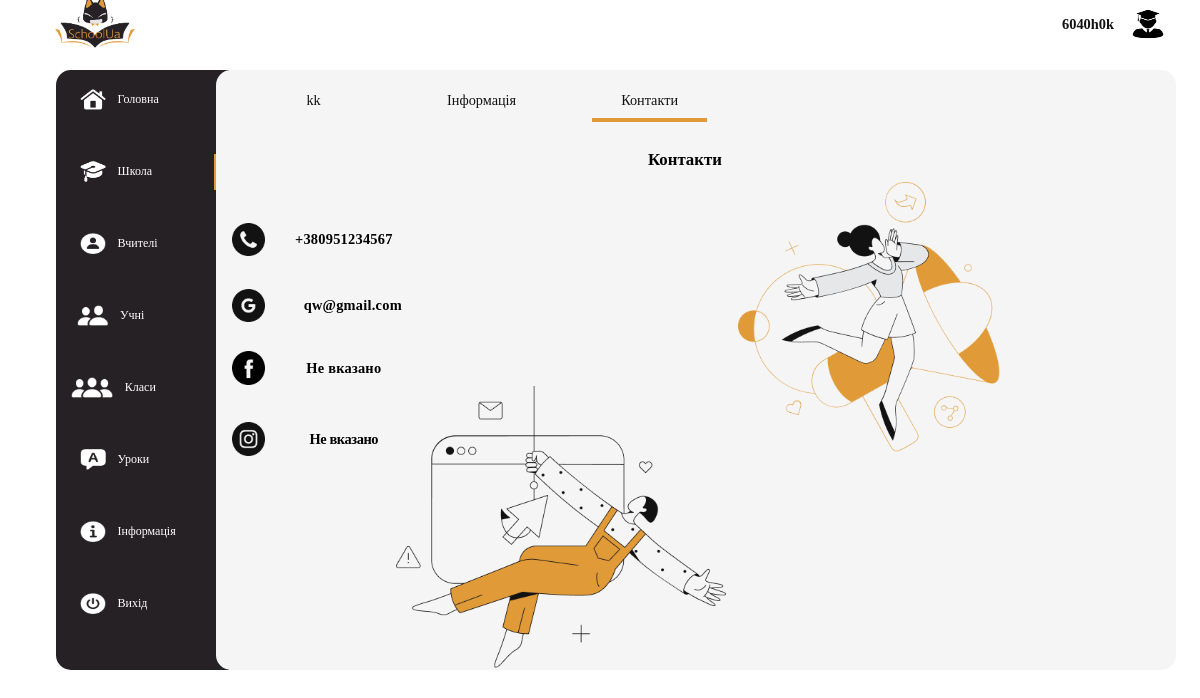
Page /school/17/contacts/ (signed in) on the committed database.
### MainApp/models.py (models this page shows)
class School(models.Model):
    title = models.CharField(max_length=255)
    number = models.IntegerField()
    town = models.CharField(max_length=255)
    clases = models.JSONField()
    lessons = models.JSONField()
    teachers = models.JSONField()
    class_form = models.JSONField()
    lesson_form = models.JSONField()
    password = models.CharField(max_length=255)
    login = models.CharField(max_length=255, default=' ')
    email = models.CharField(max_length=255, default=' ')
    adress = models.CharField(max_length=255, default='Не вказано')
    school_type = models.CharField(max_length=255, default='Не вказано')
    school_director = models.CharField(max_length=255, default='Не вказано')
    school_profil = models.CharField(max_length=255, default='Не вказано')
    school_site = models.CharField(max_length=255, default='none')
    school_phone = models.CharField(max_length=255, default='none')
    facebook = models.CharField(max_length=255, default='Не вказано')
    instagram = models.CharField(max_length=255, default='Не вказано')
    time_create = models.DateTimeField(auto_now_add = True)
    time_update = models.DateTimeField(auto_now= True)
    news_text1 = models.CharField(max_length=1000, default='На цьому місці ви можете дізнатися останні новини вашої школи')
    news_text2 = models.CharField(max_length=1000, default='А це на випадок якщо новин занадто багато')

### MainApp/views.py (the view, shortened to what this page needs)
# urls.py: path('school/<int:id>/contacts/', School_contacts.as_view(), name = "school_contacts"),
class School_contacts(TemplateView):
    template_name = "MainApp/school_contacts.html"
    def dispatch(self, request, id):
        tmp = buttons_menu(request, id)
        if tmp != None:
            return redirect(tmp)
        school = School.objects.get(pk = id)
        return render(request, self.template_name,
                context= {'school': school,
                            'select_menu':1, 'menu_school_select':3,'account':check_account(request,id)})

### MainApp/templates/MainApp/school_contacts.html (shortened to what this page needs)
{% extends 'MainApp/base.html' %}
{% load static %}
{% block content %}
    <main class="base_main">
        <form action="" method="POST">
            <img class = 'phone_school' src="{% static 'image/Phone_school.png' %}" alt="">
            <img class = 'google_school' src="{% static 'image/Google_school.png' %}" alt="">
            <img class = 'facebook_school' src="{% static 'image/Facebook_school.png' %}" alt="">
            <img class = 'instagram_school' src="{% static 'image/Instagram_school.png' %}" alt="">
            <img class = 'school_contacts_image1' src="{% static 'image/school_contacts_image1.png' %}" alt="">
            <img class = 'school_contacts_image2' src="{% static 'image/school_contacts_image2.png' %}" alt="">
            <ul class='menu_school_ul'>
                <li class='menu_school_li'>
                    {% if menu_school_select == 1 %}
                        <div class='menu_school_div menu_school_selected'>
                    {% else %}
                        <div class='menu_school_div'>
                    {% endif %}
                        <button class="menu_school_button" name = 'button_menu' value="1">{{school.title}}</button>
                    </div>
                </li>
                <li class='menu_school_li'>
                    {% if menu_school_select == 2 %}
                        <div class='menu_school_div menu_school_selected'>
                    {% else %}
                        <div class='menu_school_div'>
                    {% endif %}
                        <button class="menu_school_button" name = 'button_menu' value="2">Інформація</button>
                    </div>
                </li>
                <li class='menu_school_li'>
                    {% if menu_school_select == 3 %}
                        <div class='menu_school_div menu_school_selected'>
                    {% else %}
                        <div class='menu_school_div'>
                    {% endif %}
                        <button class="menu_school_button" name = 'button_menu' value="3">Контакти</button>
                    </div>
                </li>
                <li>
                    <p class="p_name_contacts_school">
                        Контакти
                    </p>
                </li>
                <li>
                    <p class="p_phone_school">
                        +38{{school.school_phone}}
                    </p>
                </li>
                <li>
                    <p class="p_email_school">
                        {{school.email}}
                    </p>
                </li>
                <li>
                    <p class="p_facebook_school">
                        {{school.facebook}}
                    </p>
                </li>
                <li>
                    <p class="p_instagram_school">
                        {{school.instagram}}
                    </p>
                </li>
            </ul>
        </form>
    </main>
{% endblock %}

### MainApp/templates/MainApp/base.html (shortened to what this page needs)
{% load static %}
<!DOCTYPE html>
<html lang="en">
<head>
    <link rel="stylesheet" href="{% static 'base.css' %}" type="text/css">
    <link rel="stylesheet" href="{% static 'schools.css' %}" type="text/css">
    <link rel="stylesheet" href="{% static 'home.css' %}" type="text/css">
    <link rel="stylesheet" href="{% static 'auth.css' %}" type="text/css">
    <link rel="stylesheet" href="{% static 'school.css' %}" type="text/css">
    <link rel="stylesheet" href="{% static 'class.css' %}" type="text/css">
    <link rel="stylesheet" href="{% static 'schadult.css' %}" type="text/css">
    <link rel="stylesheet" href="{% static 'about_us.css' %}" type="text/css">
    <link rel="stylesheet" href="{% static 'about_site.css' %}" type="text/css">
    <link rel="stylesheet" href="{% static 'contacts.css' %}" type="text/css">
    <link rel="stylesheet" href="{% static 'student.css' %}" type="text/css">
    <link rel="stylesheet" href="{% static 'teacher.css' %}" type="text/css">
    <link rel="stylesheet" href="{% static 'school_contacts.css' %}" type="text/css">
    <link rel="stylesheet" href="{% static 'school_info.css' %}" type="text/css">
    <link rel="stylesheet" href="{% static 'marks.css' %}" type="text/css">
    </head>
    <body>
        {% block main-menu %}
        {% if request.user.is_authenticated %}
        <form action="" method="POST" class="account_form">
            <button class="account_button" name="account" value="{{account.value}}">{{account.name}}</button>
            <button class="account_button" name="account" value="{{account.value}}"><img class = 'account_img' src="{% static 'image/acc.png' %}" alt=""></button>
        </form>
        {% endif %}
        <img src="{% static 'image/logo.png' %}" class="logo" alt="">
        <nav class="menu">
          <ul class="menu_ul">
                {% if select_menu == 0 %}
                    <div class="menu_div_selected">
                {% else %}
                    <div class="menu_div">
                {% endif %}
                    <form action="" method="GET" class="menu_form">
                        <button class="menu_a" name='button_id_menu' value="1">
                            <li class="menu_li">
                                <span   class="menu_span">
                                    <img class="menu_icon" src="{% static 'image/home.png' %}" alt="">
                                    <p class="menu_text">Головна</p>
                                </span>
                            </li>
                        </button>
                    </form>
                    </div>
                {% if request.user.is_authenticated %}
                {% if select_menu == 1 %}
                    <div class="menu_div_selected">
                {% else %}
                    <div class="menu_div">
                {% endif %}
                    <form action="" method="GET" class="menu_form">
                        <button class="menu_a" name='button_id_menu' value="2">
                            <li class="menu_li">
                                <span   class="menu_span">
                                    <img class="menu_icon" src="{% static 'image/school.png' %}" alt="">
                                    {% if type_menu == 1 %}
                                    <p class="menu_text">Школи</p>
                                    {% else %}
                                    <p class="menu_text">Школа</p>
                                    {% endif %}
                                </span>
                            </li>
                        </button>
                    </form>
                    </div>
                {% endif %}
                {% if perms.MainApp.show_school %}
                    {% if select_menu == 2 %}
                        <div class="menu_div_selected">
                    {% else %}
                        <div class="menu_div">
                    {% endif %}
                        <form action="" method="GET" class="menu_form">
                            {% if type_menu == 1 %}
                            {% else %}
                            <button class="menu_a" name='button_id_menu' value="3">
                                <li class="menu_li">
                                    <span   class="menu_span">
                                            <img class="menu_icon" src="{% static 'image/teachers.png' %}" alt="">
                                            <p class="menu_text">Вчителі</p>
                                    </span>
                                </li>
                            </button>
                            {% endif %}
                        </form>
                        </div>
                {% endif %}
                {% if perms.MainApp.teacher or perms.MainApp.show_school %}
                    {% if select_menu == 3 %}
                        <div class="menu_div_selected">
                    {% else %}
                        <div class="menu_div">
                    {% endif %}
                    <form action="" method="GET" class="menu_form">
                        {% if type_menu == 1 %}
                        {% else %}
                        <button class="menu_a" name='button_id_menu' value="4">
                            <li class="menu_li">
                                <span   class="menu_span">
                                        <img class="menu_icon_pupils" src="{% static 'image/pupils.png' %}" alt="">
                                        <p class="menu_text">Учні</p>
                                </span>
                            </li>
                        </button>
                        {% endif %}
                    </form>
                    </div>
                {% endif %}
                {% if request.user.is_authenticated %}
                    {% if select_menu == 4 %}
                        <div class="menu_div_selected">
                    {% else %}
                        <div class="menu_div">
                    {% endif %}
                    <form action="" method="GET" class="menu_form">
                        {% if type_menu == 1 %}
                        {% else %}
                        <button class="menu_a" name='button_id_menu' value="5">
                            <li class="menu_li">
                                <span   class="menu_span">
                                        <img class="menu_icon_classes" src="{% static 'image/classes.png' %}" alt="">
                                        {% if perms.MainApp.view_student and not request.user.is_superuser %}
                                        <p class="menu_text">Клас</p>
                                        {% else %}
                                        <p class="menu_text">Класи</p>
                                        {% endif %}
                                </span>
                            </li>
                        </button>
                        {% endif %}
                    </form>
                    </div>
                {% endif %}
                {% if perms.MainApp.teacher or perms.MainApp.show_school %}
                    {% if select_menu == 5 %}
                        <div class="menu_div_selected">
                    {% else %}
                        <div class="menu_div">
                    {% endif %}
                    <form action="" method="GET" class="menu_form">
                        {% if type_menu == 1 %}
                        {% else %}
                        <button class="menu_a" name='button_id_menu' value="6">
                            <li class="menu_li">
                                <span   class="menu_span">
                                        <img class="menu_icon" src="{% static 'image/lessons.png' %}" alt="">
                                        <p class="menu_text">Уроки</p>
                                </span>
                            </li>
                        </button>
                        {% endif %}
                    </form>
                        </div>
                {% endif %}
                {% if select_menu == 6 %}
                    <div class="menu_div_selected">
                {% else %}
                    <div class="menu_div">
                {% endif %}
                <form action="" method="GET" class="menu_form">
                    {% if type_menu == 1 and request.user.is_authenticated %}
                    {% else %}
                    <button class="menu_a" name='button_id_menu' value="7">
                        <li class="menu_li">
                            <span   class="menu_span">
                                    <img class="menu_icon" src="{% static 'image/info.png' %}" alt="">
                                    <p class="menu_text">Інформація</p>
                            </span>
                        </li>
                    </button>
                    {% endif %}
                </form>
                    </div>
                {% if select_menu == 7 %}
                    <div class="menu_div_selected">
                {% else %}
                    <div class="menu_div">
                {% endif %}
                <form action="" method="GET" class="menu_form">
                    <button class="menu_a" name='button_id_menu' value="8">
                        <li class="menu_li">
                            <span   class="menu_span">
                                    {% if request.user.is_authenticated %}
                                    <img class="menu_icon" src="{% static 'image/exit.png' %}" alt="">
                                    <p class="menu_text">Вихід</p>
                                    {% else %}
                                    <ion-icon class="menu_icon" name="enter-outline"></ion-icon>
                                        <p class="menu_text">Вхід</p>
                                    {% endif %}
                            </span>
                        </li>
                    </button>
                </form>
                    </div>
          </ul>
        </nav>
        {% endblock main-menu %}
        {% block content %}
        {% endblock %}
    </body>
</html>

### rows in the picture
School: title "kk", school_phone "0951234567", email "qw@gmail.com", facebook "Не вказано", instagram "Не вказано"

### other values in the picture
{{ account.name }} "6040h0k"
